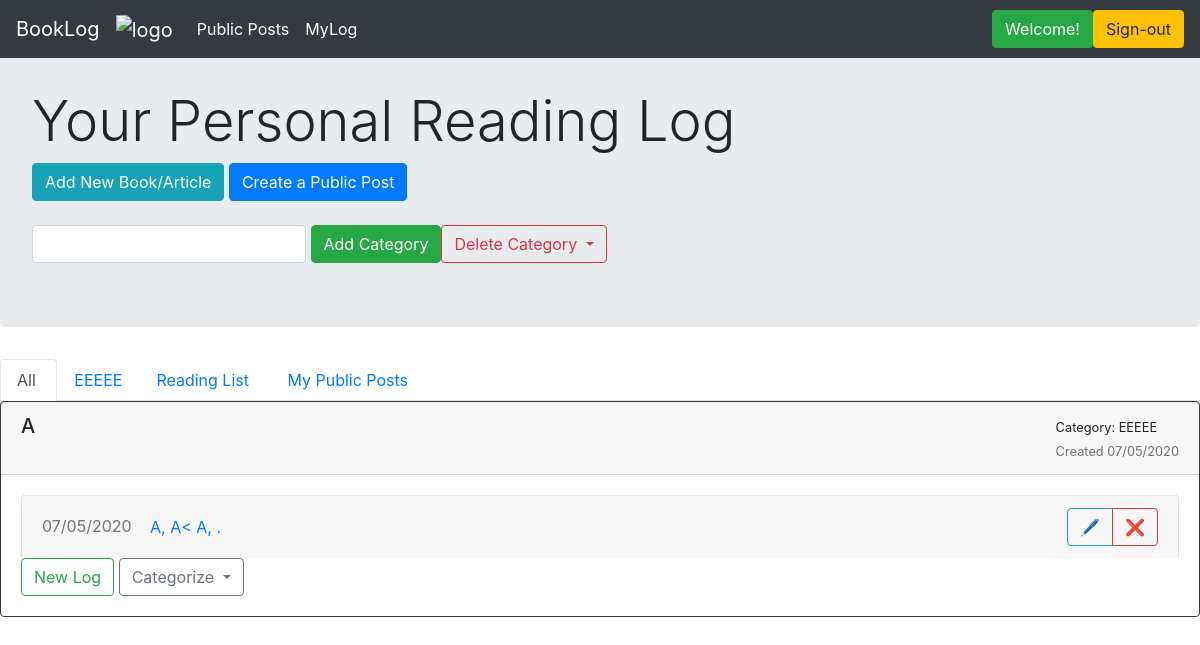
The app's page /myLog (signed in) with its own data.
### application/models.py (models this page shows)
class Category(db.Model):
    __tablename__ = 'categories'
    id = db.Column(db.Integer, primary_key=True)
    name = db.Column(db.String(150), index=True, nullable=False, unique=False)
    user_id = db.Column(db.Integer, ForeignKey('users.id'), nullable=False, index=False)
    user = relationship("User", backref="categories", foreign_keys=[user_id])

class Book(db.Model):
    __tablename__ = 'books_and_other_readings'
    id = db.Column(db.Integer, primary_key=True)
    title = db.Column(db.String(80), index=True, unique=False, nullable=False)
    author = db.Column(db.String(80), index=False, unique=False, nullable=True)
    date_started = db.Column(db.DateTime, index=False, unique=False, nullable=False)
    description = db.Column(db.Text, index=False, unique=False, nullable=True)
    complete = db.Column(db.Boolean, index=False, unique=False, nullable=True)
    user_id = db.Column(db.Integer, ForeignKey('users.id'), nullable=False, index=True)
    user = relationship("User", backref = "books", foreign_keys=[user_id])
    cat_id = db.Column(db.Integer, ForeignKey('categories.id'), nullable=True, index=True)
    category = relationship("Category", backref="books", foreign_keys=[cat_id])

class BookUpdate(db.Model):
    __tablename__ = 'book_updates'
    id = db.Column(db.Integer, primary_key=True)
    title = db.Column(db.String(100), index=True, unique=False, nullable=False)
    date_created = db.Column(db.DateTime, index=False, unique=False, nullable=False)
    pages = db.Column(db.String(100), index=False, unique=False, nullable=True)
    text = db.Column(db.Text, index=False, unique=False, nullable=False)
    book_id = db.Column(db.Integer, ForeignKey('books_and_other_readings.id'), nullable=False, index=True)
    book = relationship("Book", backref = "book_updates", foreign_keys=[book_id])

### application/routes.py (the view)
@main_bp.route("/myLog", methods=['GET'])
@login_required
def myLog():
    user = User.query.filter_by(id=session.get("user_id")).first()
    books = user.books
    cats = user.categories
    return render_template("mylog.html", name=session.get("user_id"), user=user, books=books, cats=cats)

### application/auth.py (called while the page is built)
@auth_bp.before_app_request
def load_logged_in_user():
    user_id = session.get('user_id')
    if user_id is None:
        g.user = None
    else:
        g.user = User.query.filter_by(id=user_id).first()

def login_required(view):
    @functools.wraps(view)
    def wrapped_view(**kwargs):
        if g.user is None:
            return redirect(url_for('auth_bp.login'))
        return view(**kwargs)
    return wrapped_view

### application/routes.py (called while the page is built)
@main_bp.before_app_request
def load_logged_in_user():
    user_id = session.get('user_id')
    if user_id is None:
        g.user = None
    else:
        g.user = User.query.filter_by(id=user_id).first()

### application/templates/mylog.html (shortened to what this page needs)
{% extends 'layout.html' %}
{% block content %}
<div class="jumbotron">
    <br>
    <h1 class="display-4">Your Personal Reading Log</h1>
    <a href="{{url_for('main_bp.create_new')}}" class="btn btn-info" role="button">Add New Book/Article</a>
    <a href="{{url_for('main_bp.create_public_post')}}" class="btn btn-primary" role="button">Create a Public Post</a>
    <br>
    <br>
    <div class="form-inline">
        <form action="{{url_for('main_bp.create_new_cat')}}" method="POST">
          <input type="text" class="form-control" id="title"  name="title" required>
          <button type="submit" class="btn btn-success">Add Category</button>
        </form>
        <button class="btn btn-outline-danger dropdown-toggle" type="button" id="dropdownMenuButton" data-toggle="dropdown" aria-haspopup="true" aria-expanded="false">
            Delete Category
          </button>
    </div>
</div>
<ul class="nav nav-tabs">
  <li class="nav-item"> <a class="nav-link active" href="#">All&nbsp;</a> </li>
  {% for cat in cats %}
      <li class="nav-item"> <a class="nav-link" href="{{url_for('main_bp.myLogCat', cat_id=cat.id)}}">{{cat.name}}</a> </li>
  {% endfor %}
  <li class="nav-item"> <a class="nav-link" href="{{ url_for('main_bp.reading_list')}}">Reading List&nbsp;</a></li>
  <li class="nav-item"> <a class="nav-link" href="{{ url_for('main_bp.my_public_posts')}}">My Public Posts&nbsp;&nbsp;</a></li>
  <div class="btn-toolbar" role="toolbar">
  </div>
</ul>
<div class="card text-left border-dark mb-3">
{% for book in books|reverse %}
  <div class="card-header position-sticky justify-content-between">
      <div class="float-right">
      <small>Category: {{book.category.name}}</small> <br>
      <small class="text-muted">Created {{ book.date_started.strftime("%m/%d/%Y") }}</small>
      </div>
      {% if book.author != "" %}
          <h5 class="mb-1">{{ book.title }} by {{ book.author }}</h5>
      {% else %}
          <h5 class="mb-1">{{ book.title }}</h5>
      {% endif %}
  </div>
  <div class="card-body">
  {% for log in book.book_updates|reverse %}
  <div class="list-group">
    <div class="accordion" id="accordionExample">
         <div class="card">
            <div class="card-header" id="headingTwo">
            <div class="float-right">
                <div class="btn-group" role="group" aria-label="Basic example">
                   <button class="btn btn-outline-info" type="button" data-toggle="collapse" area-expanded="false" data-target={{"#logEdit" + log.title|string}}>&#128394;</button>
                   <a href="{{url_for('main_bp.delete_log', log_id=log.id)}}" class="btn btn-outline-danger" role="button">&#10060;</a>
                </div>
            </div>
            <h5 class="mb-0">
              <small class="text-muted">{{ log.date_created.strftime("%m/%d/%Y") }}</small>
              <button class="btn btn-link collapsed" type="button" data-toggle="collapse" data-target="{{"#collapseTwo" + log.id|string}}" aria-expanded="false" aria-controls="collapseTwo">
              {{ log.title }}
              </button>
            </h5>
            </div>
      </div>
    </div>
  </div>
  {% endfor %}
  <div class="end">
  <button class="btn btn-outline-success" type="button" data-toggle="collapse" area-expanded="false" data-target={{"#log" + loop.index|string}}>New Log</button>
  <button class="btn btn-outline-secondary dropdown-toggle" type="button" id="dropdownMenuButton" data-toggle="dropdown" aria-haspopup="true" aria-expanded="false">
    Categorize
  </button>
    </div>
    </div>
{% endfor %}
</div>
{% endblock %}

### records on screen
Category: name "EEEEE"
Book: category.name "EEEEE", date_started "07/05/2020", title "A"
BookUpdate: date_created "07/05/2020", title "A, A< A, ."
